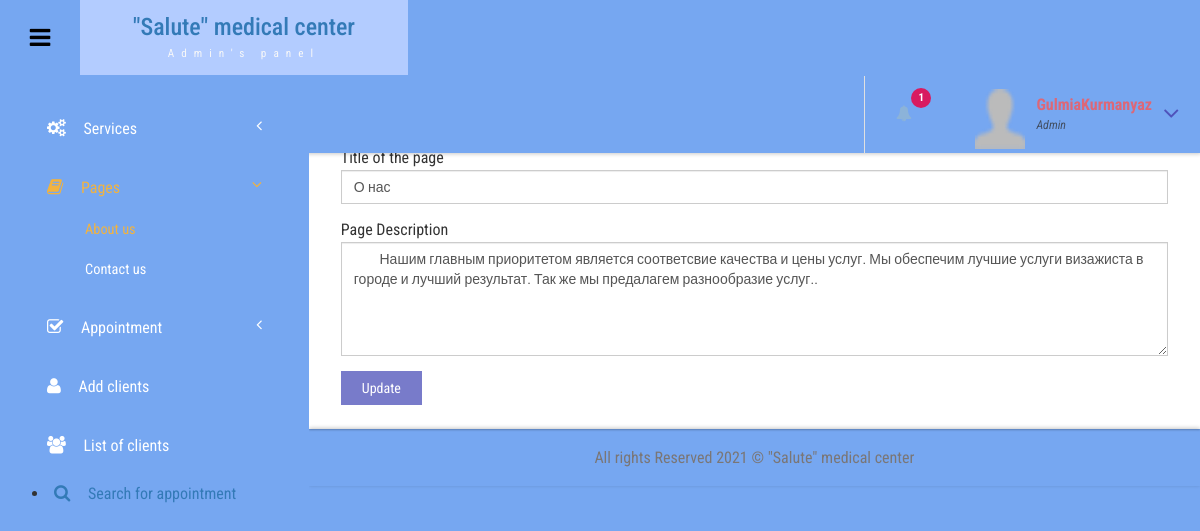
Screenshot of /admin/about-us.php (signed in) with the database file from the repository.
### tables this page shows
CREATE TABLE `tblpage` (
  `ID` int(10) NOT NULL,
  `PageType` varchar(200) DEFAULT NULL,
  `PageTitle` mediumtext DEFAULT NULL,
  `PageDescription` mediumtext DEFAULT NULL,
  `Email` varchar(200) DEFAULT NULL,
  `MobileNumber` bigint(10) DEFAULT NULL
);

### admin/about-us.php (the view, shortened to what this page needs)
<?php
include('includes/dbconnection.php');
if (strlen($_SESSION['bpmsaid']==0)) {
  header('location:logout.php');
  } else{
  ?>
<!DOCTYPE HTML>
<html>
<head>
<link href="css/bootstrap.css" rel='stylesheet' type='text/css' />
<link href="css/style.css" rel='stylesheet' type='text/css' />
<link href="css/font-awesome.css" rel="stylesheet">
<link href="css/animate.css" rel="stylesheet" type="text/css" media="all">
<link href="css/custom.css" rel="stylesheet">
</head>
<body class="cbp-spmenu-push">
	<div class="main-content">
		 <?php include_once('includes/sidebar.php');?>
	 <?php include_once('includes/header.php');?>
		<div id="page-wrapper">
			<div class="main-page">
				<div class="forms">
					<h3 class="title1"> Update the About us page</h3>
					<div class="form-grids row widget-shadow" data-example-id="basic-forms">
						<div class="form-title">
							<h4>Update the About us page:</h4>
						</div>
						<div class="form-body">
							<form method="post">
  <?php
$ret=mysqli_query($con,"select * from  tblpage where PageType='aboutus'");
while ($row=mysqli_fetch_array($ret)) {
?>
							 <div class="form-group"> <label for="exampleInputEmail1">Title of the page</label> <input type="text" class="form-control" name="pagetitle" id="pagetitle" value="<?php  echo $row['PageTitle'];?>" required="true"> </div> <div class="form-group"> <label for="exampleInputPassword1">Page Description</label> <textarea name="pagedes" id="pagedes" rows="5" class="form-control">
        <?php  echo $row['PageDescription'];?></textarea> </div>
							 <?php } ?>
							  <button type="submit" name="submit" class="btn btn-default">Update</button> </form>
						</div>
					</div>
			</div>
		</div>
		 <?php include_once('includes/footer.php');?>
	</div>
</body>
</html>
<?php } ?>

### admin/includes/header.php (shortened to what this page needs)
<div class="sticky-header header-section ">
      <div class="header-left">
        <button id="showLeftPush"><i class="fa fa-bars"></i></button>
        <div class="logo">
          <a href="index.html">
            <h3>"Salute" medical center</h3>
            <span>Admin's panel</span>
          </a>
        </div>
        <div class="clearfix"> </div>
      </div>
      <div class="header-right">
        <div class="profile_details_left">
          <ul class="nofitications-dropdown">
            <?php
$ret1=mysqli_query($con,"select ID,Name from  tblappointment where Status=''");
$num=mysqli_num_rows($ret1);
?>
            <li class="dropdown head-dpdn">
              <a href="#" class="dropdown-toggle" data-toggle="dropdown" aria-expanded="false"><i class="fa fa-bell"></i><span class="badge blue"><?php echo $num;?></span></a>
            </li>
          </ul>
          <div class="clearfix"> </div>
        </div>
        <div class="profile_details">
        <?php
$adid=$_SESSION['bpmsaid'];
$ret=mysqli_query($con,"select AdminName from tbladmin where ID='$adid'");
$row=mysqli_fetch_array($ret);
$name=$row['AdminName'];
?>
          <ul>
            <li class="dropdown profile_details_drop">
              <a href="#" class="dropdown-toggle" data-toggle="dropdown" aria-expanded="false">
                <div class="profile_img">
                  <span class="prfil-img"><img src="images/user.png" alt="" width="50" height="60"> </span>
                  <div class="user-name">
                    <p><?php echo $name; ?></p>
                    <span>Admin</span>
                  </div>
                  <i class="fa fa-angle-down lnr"></i>
                  <div class="clearfix"></div>
                </div>
              </a>
            </li>
          </ul>
        </div>
        <div class="clearfix"> </div>
      </div>
      <div class="clearfix"> </div>
    </div>

### admin/css/style.css (style rules this page uses)
h4, h5, h6, h1, h2, h3 { margin: 0; }
ul, ol { margin: 0; }
p { margin: 0; }
html, body { font-family: 'Roboto Condensed', sans-serif; font-size: 100%; overflow-x: hidden; background: #76A7F1 ; }
body a { transition: 0.5s all ease; -webkit-transition: 0.5s all ease; -moz-transition: 0.5s all ease; -o-transition: 0.5s all ease; -ms-transition: 0.5s all ease; text-decoration:none; }
h1,h2,h3,h4,h5,h6 { margin:0; }
p { margin:0; }
ul,label { margin:0; padding:0; }
.main-content { position: relative; }
.sticky-header { position: fixed; top: 0; left:0px; width: 100%; z-index: 100; }
.header-section { background:#76A7F1; box-shadow: 1px 1px 4px rgba(0, 0, 0, 0.21); -webkit-box-shadow: 1px 1px 4px rgba(0, 0, 0, 0.21); -moz-box-shadow: 1px 1px 4px rgba(0, 0, 0, 0.21); -o-box-shadow: 1px 1px 4px rgba(0, 0, 0, 0.21); }
.header-section::after { clear: both; display: block; content: ''; }
.header-right { float: right; }
button#showLeftPush { font-size: 1.5em; width: 80px; padding: 0.87em 0; text-align: center; cursor: pointer; float: left; color: #76A7F1; -moz-transition: all 0.2s ease-out 0s; -webkit-transition: all 0.2s ease-out 0s; transition: all 0.2s ease-out 0s; border: none; background-color: #76A7F1; outline:none; }
.cbp-spmenu-push { overflow-x: hidden; position: relative; }
.cbp-spmenu, .cbp-spmenu-push { -webkit-transition: all 0.3s ease; -moz-transition: all 0.3s ease; transition: all 0.3s ease; }
.cbp-spmenu-push div#page-wrapper { margin: 0 0 0 19.3em; transition:.5s all; -webkit-transition:.5s all; -moz-transition:.5s all; }
.fa { display: inline-block; font-family: FontAwesome; font-style: normal; font-weight: normal; line-height: 1; -webkit-font-smoothing: antialiased; -moz-osx-font-smoothing: grayscale; }
.logo { background: #b3ccff; text-align: center; float: left; }
.logo a { padding: 0.9em 3.3em .7em; display: block; text-decoration: none; }
.logo a span { color: #F8F8F8; font-size: .7em; text-align: center; letter-spacing: 7px; }
.profile_details_left { float: left; }
li.dropdown.head-dpdn { display: inline-block; padding: 1.7em 0; border-left: 1px solid #E0E0E0; float: left; }
li.dropdown.head-dpdn a.dropdown-toggle { padding: 1.7em 2em; }
i.fa.fa-bell { color:#8cb3d9; }
.header-right span.badge { font-size: 11px; font-weight: bold; color: #FFF; background: #8BC34A; line-height: 15px; width: 20px; height: 20px; border-radius: 2em; -webkit-border-radius: 2em; -moz-border-radius: 2em; -o-border-radius: 2em; text-align: center; display: inline-block; position: absolute; top: 16%; padding: 2px 0 0; }
.header-right span.blue { background-color:#D81B60; }
.profile_details { float: right; }
.profile_details_drop a.dropdown-toggle { display:block; padding: 0.8em 3em 0 2em; }
.profile_img span.prfil-img { float:left; }
.user-name { float:left; margin-top:8px; margin-left:11px; height:35px; }
.profile_details ul li { list-style-type:none; position:relative; }
.profile_details li a i.fa.lnr { position: absolute; top: 34%; right: 8%; color: #4F52BA; font-size: 1.6em; }
.user-name p { font-size:1em; color:#DD6777; line-height:1em; font-weight:700; }
.user-name span { font-size: .75em; font-style: italic; color: #424f63; font-weight: normal; margin-top: .3em; }
.charts,.row { margin: 2em 0 0; }
.widget-shadow { background-color: #fff; box-shadow: 0 -1px 3px rgba(0,0,0,.12),0 1px 2px rgba(0,0,0,.24); -webkit-box-shadow: 0 -1px 3px rgba(0,0,0,.12),0 1px 2px rgba(0,0,0,.24); -moz-box-shadow: 0 -1px 3px rgba(0,0,0,.12),0 1px 2px rgba(0,0,0,.24); }
h3.title1 { font-size: 2em; color: #e94e02; margin-bottom: 0.8em; }
.forms h3.title1 { margin-bottom:0; }
.forms h4 { font-size: 1.3em; color: #6F6F6F; }
.form-title { padding: 1em 2em; background-color: #EAEAEA; border-bottom: 1px solid #D6D5D5; }
.form-body { padding: 1.5em 2em; }
.forms label { font-weight: 400; }
.form-control { border-radius: inherit; }
.forms button.btn.btn-default { background-color: rgba(97, 100, 193, 0.85); color: #fff; padding: .5em 1.5em; border: none; outline:none; border-radius: inherit; }

### rows the page displays
tblpage: pagetitle "О нас", pagedes "Нашим главным приоритетом является соответсвие качества и цены услуг. Мы обеспечим лучшие услуги визажиста в городе и лучший результат. Так же мы предалагем разнообразие услуг.."

### other values shown
$num "1"
$name "GulmiaKurmanyaz"
